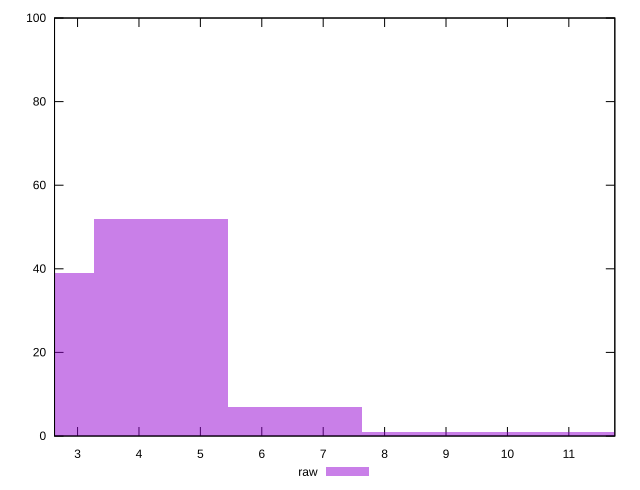

Generate this figure with gnuplot:
reset

$raw <<EOF
4.359759685409785 52
2.1798798427048927 39
8.71951937081957 1
10.899399213524463 1
6.539639528114678 7
EOF

set key outside below
set boxwidth 2.1798798427048927
set xrange [2.625:11.748999999999999]
set yrange [0:100]
set trange [0:100]
set style fill transparent solid 0.5 noborder
set terminal svg size 640, 490 enhanced background rgb 'white'
set output "report_00011_2021-02-09T10:53:21.242Z/server-response-time/samples/pages+cached+noadtech+nomedia+nocss/raw/histogram.svg"

plot $raw title "raw" with boxes

reset
